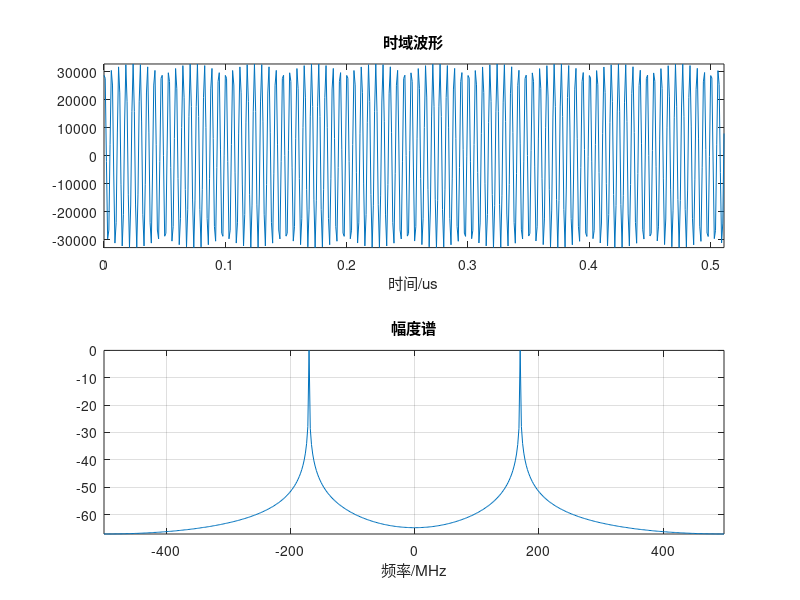

Here is the MATLAB script that generated this plot:
%*************************************************************%
% function: 并行DDS仿真
% Author  : WangYuxiao
% Email   : wyxee2000@163.com
% Data    : 2024.9.8
% Version : V 1.0
%*************************************************************%
% 初始化
clear; 
close all;
clc;

% 设定参数
dac_fs = 1e3;      % DAC采样率(单位:MSPS)
dac_fo = 170;      % DAC输出信号目标频率(单位:MHz)
dds_channel = 8;   % DDS并行度
pinc_width = 16;   % DDS IP核中设置的相位增量控制字位宽
data_width = 16;   % DDS IP核中设置的信号输出位宽
sim_point = 512;   % 仿真点数

% 计算RTL模块所需参数
pinc = round(dac_fo / dac_fs * 2^pinc_width); % DAC数字量信号的相位增量控制字
dds_clk = dac_fs / dds_channel;               % DDS IP核需要的时钟频率(单位:MHz)

% 仿真并行DDS的行为
dds_pinc = pinc * dds_channel;                % 每个DDS核的相位增量控制字
dds_pinc = bitand(dds_pinc, 2^pinc_width - 1);
dds_point = sim_point / dds_channel;          % 仿真中每个DDS需产生的点数
signal = zeros(dds_point, dds_channel);       % 每行是同一时刻各路DDS的输出; 每列是单路DDS在不同时刻的输出
for i = 1 : dds_point
    for j = 1 : dds_channel
        poff = pinc * j;
        phase = (poff + dds_pinc * (i-1)) * 2 * pi / 2^pinc_width;
        signal(i, j) = round(sin(phase) * 2^(data_width-1));
    end
end
dac_signal = reshape(signal', 1, []) ;

% 绘制时域、频域波形
data = dac_signal;
fs = dac_fs;
S = fftshift(fft(data));
S = 20 * log10(abs(S));
N = length(data);  
Bs = fs / 2;
T = N / fs;
f = -Bs + [0:N-1] / T; 
t = [0:N-1] / fs;

subplot(2,1,1);
plot(t, data);
xlabel('时间/us');
title('时域波形');
axis([min(t), max(t), -inf, inf]);

subplot(2,1,2);
plot(f, S-max(S));
xlabel('频率/MHz');
title('幅度谱');
axis([min(f), max(f), -inf, inf]);
grid on;

clearvars -except dac_fs dac_fo dds_channel pinc_width sim_point pinc dds_clk dds1_signal dac_signal;